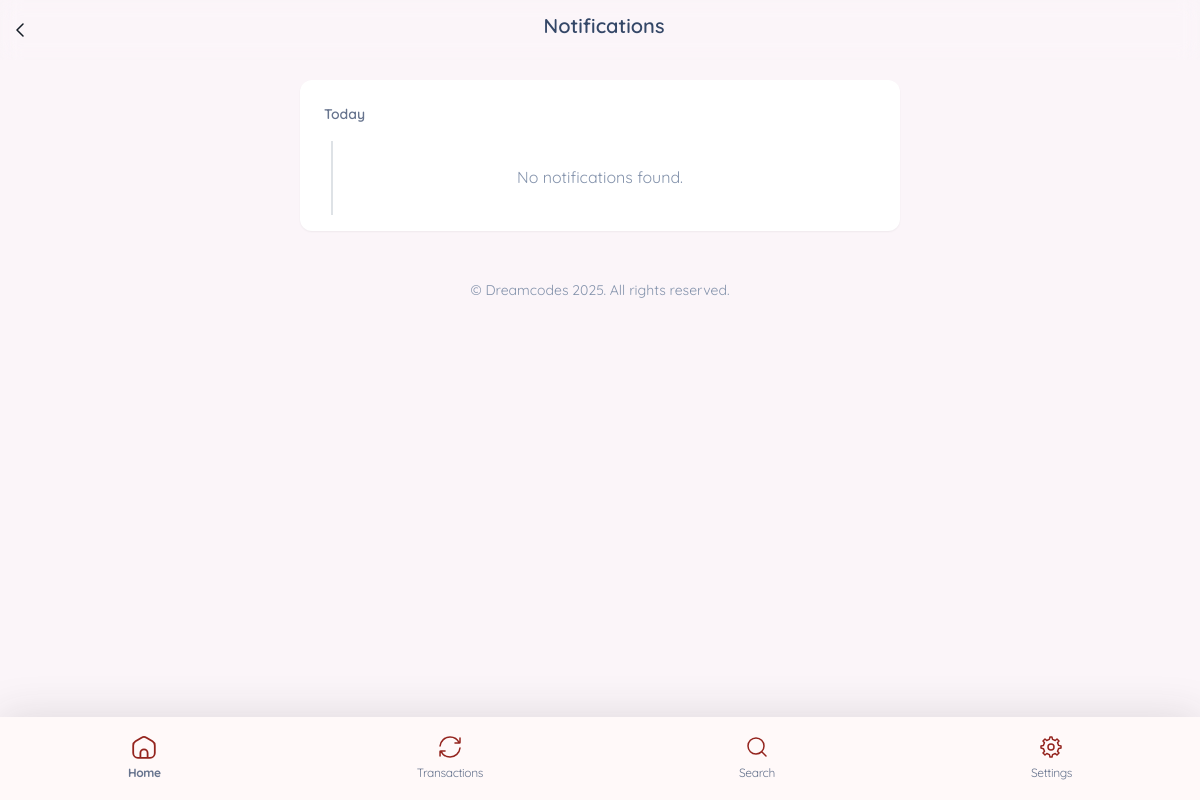
/public/pages/notifications.php (signed in), run on an earlier commit of the app's database.
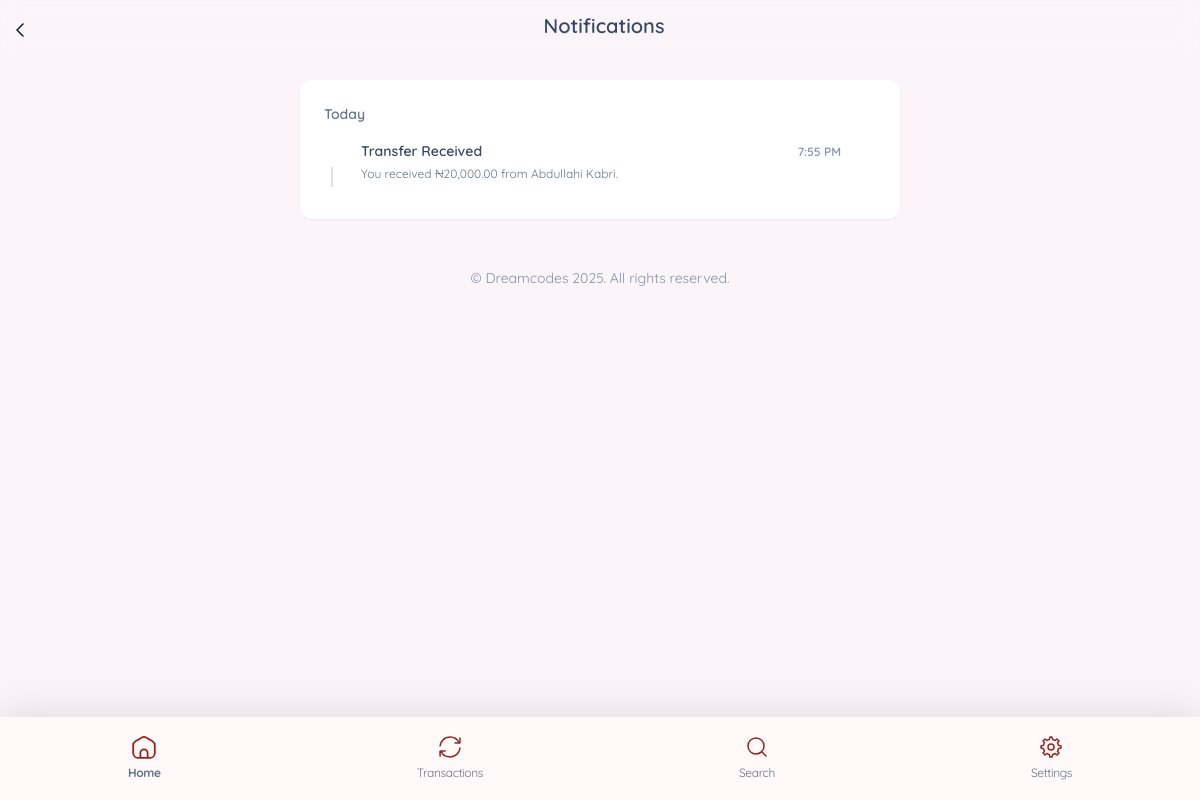
And on a later commit of the database.
### tables this page shows
CREATE TABLE `notifications` (
  `id` int(11) NOT NULL,
  `user_id` int(11) NOT NULL,
  `title` varchar(255) NOT NULL,
  `message` text DEFAULT NULL,
  `type` varchar(20) NOT NULL DEFAULT 'default',
  `icon` varchar(50) NOT NULL,
  `color` varchar(20) NOT NULL,
  `is_read` tinyint(1) DEFAULT 0,
  `created_at` timestamp NOT NULL DEFAULT current_timestamp()
);

### functions/Model.php (called while the page is built, shortened)
<?php
function getUserNotifications(PDO $pdo, int $user_id, int $limit = 10): array
{
    $limit = (int)$limit;
    $sql = "SELECT * FROM notifications WHERE user_id = ? ORDER BY created_at DESC LIMIT $limit";
    $stmt = $pdo->prepare($sql);
    $stmt->execute([$user_id]);
    return $stmt->fetchAll(PDO::FETCH_ASSOC);
}

### public/pages/notifications.php (the view, shortened to what this page needs)
<?php
require __DIR__ . '/../../config/config.php';
require __DIR__ . '/../../functions/Model.php';
require __DIR__ . '/../partials/header.php';
$notifications = getUserNotifications($pdo, $user_id);
?>
<body>
    <main class="container py-4">
        <header>
            <div class="page-header mb-4 text-center">
                <svg class="header-back-button" width="8" height="14" viewBox="0 0 8 14" fill="none" xmlns="http://www.w3.org/2000/svg">
                    <path d="M7 1L1 7L7 13" stroke="#141C25" stroke-width="1.5" stroke-linecap="round" stroke-linejoin="round" />
                </svg>
                <h5 class="fw-bold">Notifications</h5>
            </div>
        </header>
        <div class="d-flex justify-content-center notifications-container">
            <div class="card h-100 p-0" style="max-width: 600px;width: 600px;">
                <div class="card-header pb-0 mb-0">
                    <p class="text-sm mb-0">
                        <span class="font-weight-bold">Today</span>
                    </p>
                </div>
                <div class="notifications-date-group">
                    <div class="card-body p-3">
                        <div class="timeline timeline-one-side">
                            <?php if (!empty($notifications)): ?>
                                <?php foreach ($notifications as $note): ?>
                                    <div class="timeline-block mb-3">
                                        <span class="timeline-step">
                                        </span>
                                        <div class="timeline-content">
                                            <div class="">
                                                <p class="text-dark text-sm font-weight-bold mb-0">
                                                    <?= htmlspecialchars($note['title']) ?>
                                                </p>
                                                <span class="text-secondary font-weight-bold text-xs mt-1 mb-0" style="position: absolute;right: 0;top: 5px;">
                                                    <?= date('g:i A', strtotime($note['created_at'])) ?>
                                                </span>
                                            </div>
                                            <?php if (!empty($note['message'])): ?>
                                                <div class="text-xs mt-1"><?= htmlspecialchars($note['message']) ?></div>
                                            <?php endif; ?>
                                        </div>
                                    </div>
                                <?php endforeach; ?>
                            <?php else: ?>
                                <div class="text-center text-secondary py-4">No notifications found.</div>
                            <?php endif; ?>
                        </div>
                    </div>
                </div>
            </div>
        </div>
        <?php require __DIR__ . '/../partials/bottom-nav.php' ?>
    </main>
    <footer class="my-4 text-center text-secondary small">
        &copy; Dreamcodes 2025. All rights reserved.
    </footer>
</body>
</html>

What changed in the data, as far as the page shows it:
added notifications: title "Transfer Received", created_at "7:55 PM", message "You received ₦20,000.00 from Abdullahi Kabri."
Also different on the page:
text no longer shown: "No notifications found."
